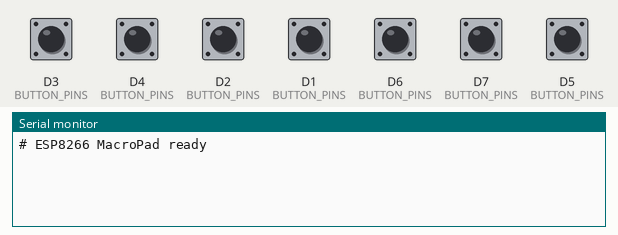
This sketch was run on a simulated ESP8266 (NodeMCU). Shown: the last lines printed to the serial monitor. Inputs (shaded band) come from the test bench; at power-on: D1 (BUTTON_PINS), D2 (BUTTON_PINS), D3 (BUTTON_PINS), D4 (BUTTON_PINS), D5 (BUTTON_PINS), D6 (BUTTON_PINS), D7 (BUTTON_PINS) HIGH.

Above: at 1.2 s.
1.3 s: D3 (BUTTON_PINS) pulled LOW for 0.15 s
At 2.6 s:
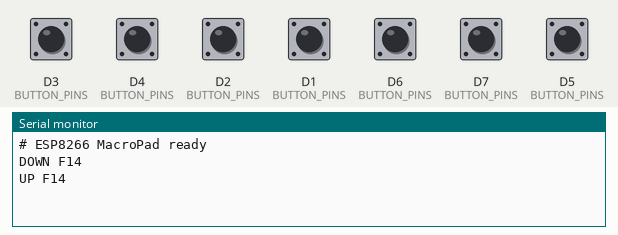
2.9 s: D4 (BUTTON_PINS) pulled LOW for 0.15 s
At 3.03 s:
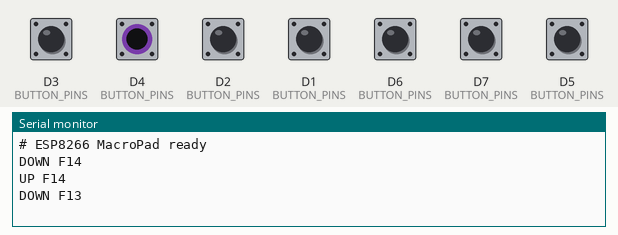
4.5 s: D2 (BUTTON_PINS) pulled LOW for 0.15 s
At 5.4 s:
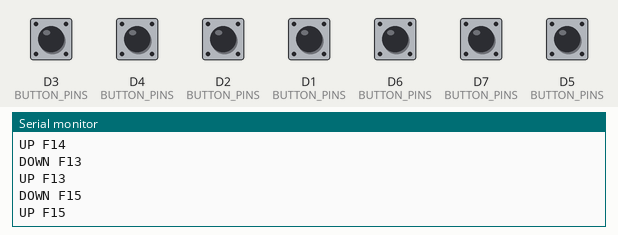
6.1 s: D1 (BUTTON_PINS) pulled LOW for 0.15 s
At 6.6 s:
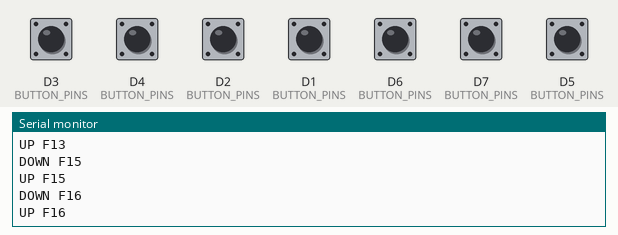
7.7 s: D6 (BUTTON_PINS) pulled LOW for 0.15 s
At 9.0 s:
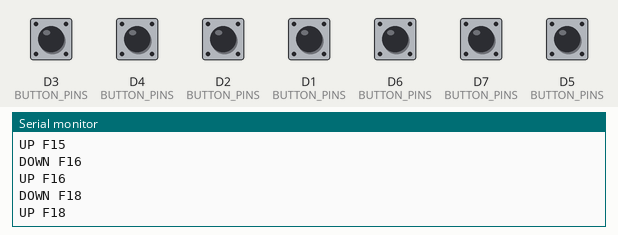
9.3 s: D7 (BUTTON_PINS) pulled LOW for 0.15 s
At 10.2 s:
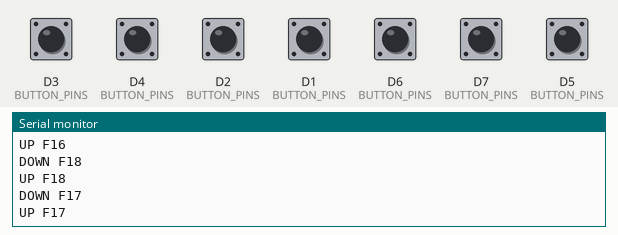
Timing chart, 0 to 11.9 s (numbered marks = the images above; inputs shaded):
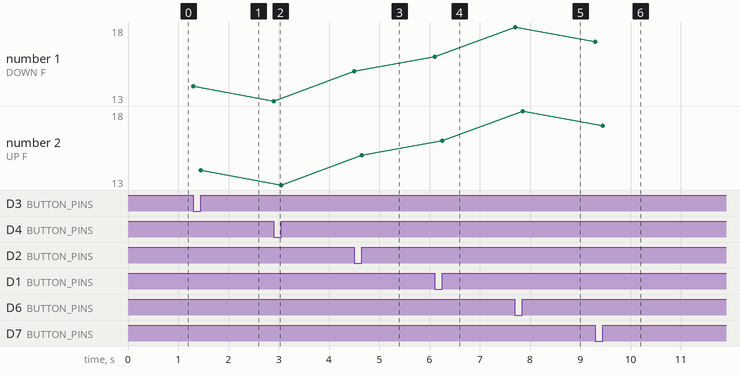

Measured:
- after the input at 1.3 s, the serial monitor: prints a new line at once (image 1)
- after the input at 2.9 s, the serial monitor: prints a new line at once (image 2)
- after the input at 4.5 s, the serial monitor: prints a new line at once (image 3)
- after the input at 6.1 s, the serial monitor: prints a new line at once (image 4)
- after the input at 7.7 s, the serial monitor: prints a new line at once (image 5)
- after the input at 9.3 s, the serial monitor: prints a new line at once (image 6)
- plotted number 1: 14 → 13 after the input at 2.9 s, 13 → 15 after the input at 4.5 s, 15 → 16 after the input at 6.1 s, 16 → 18 after the input at 7.7 s, 18 → 17 after the input at 9.3 s
- plotted number 2: 14 → 13 after the input at 2.9 s, 13 → 15 after the input at 4.5 s, 15 → 16 after the input at 6.1 s, 16 → 18 after the input at 7.7 s, 18 → 17 after the input at 9.3 s

The sketch:

Arduino.ino
```cpp
#include <Arduino.h>

const uint8_t BUTTON_PINS[7] = {
  D4, // GPIO2
  D3, // GPIO0
  D2, // GPIO4
  D1, // GPIO5
  D7, // GPIO13
  D6, // GPIO12
  D5  // GPIO14
};

const char* KEY_LABELS[7] = {
  "F13", "F14", "F15", "F16", "F17", "F18", "F19"
};

struct Button {
  uint8_t pin;
  const char* label;
  bool pressed;
  unsigned long lastChangeMs;
};

Button buttons[7];

const unsigned long DEBOUNCE_MS = 30;

void sendEvent(const char* type, const char* key) {
  Serial.print(type);
  Serial.print(' ');
  Serial.println(key);
}

void setup() {
  Serial.begin(115200);
  delay(50);
  Serial.println("# ESP8266 MacroPad ready");

  for (int i = 0; i < 7; i++) {
    buttons[i] = { BUTTON_PINS[i], KEY_LABELS[i], false, 0 };
    pinMode(buttons[i].pin, INPUT_PULLUP);
  }
}

void loop() {
  unsigned long now = millis();

  for (int i = 0; i < 7; i++) {
    bool curr = (digitalRead(buttons[i].pin) == LOW);
    if (curr != buttons[i].pressed && (now - buttons[i].lastChangeMs) > DEBOUNCE_MS) {
      buttons[i].lastChangeMs = now;
      buttons[i].pressed = curr;

      if (curr) {
        sendEvent("DOWN", buttons[i].label);
      } else {
        sendEvent("UP", buttons[i].label);
      }
    }
  }
  delay(2);
}
```
